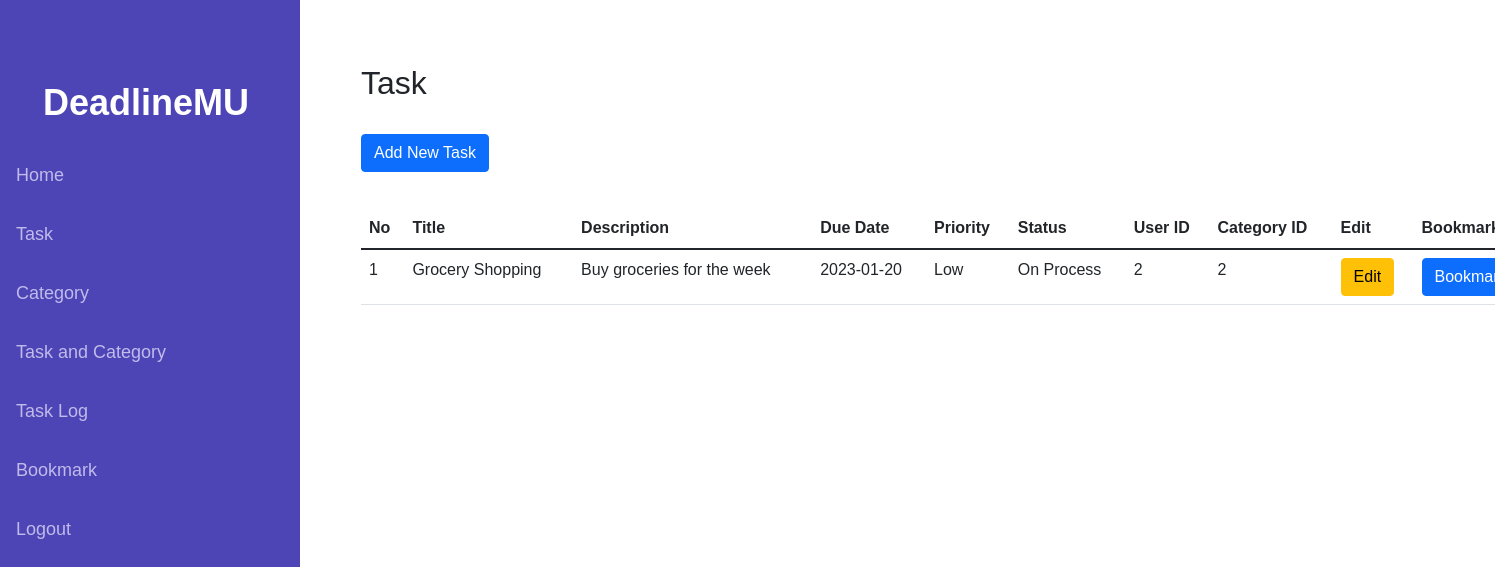
Page /views/v_task.php (signed in) on the committed database.
### tables this page shows
CREATE TABLE Task (
    TaskID INT AUTO_INCREMENT PRIMARY KEY,
    Title VARCHAR(255),
    Description TEXT,
    DueDate DATE,
    Priority BOOLEAN,
    Status BOOLEAN,
    UserID INT,
    CategoryID INT,
    FOREIGN KEY (UserID) REFERENCES User(UserID),
    FOREIGN KEY (CategoryID) REFERENCES Category(CategoryID) ON DELETE SET NULL
);

### app/Controller.php (called while the page is built, shortened)
<?php
include 'Model.php';
class Controller {
    private $model;
    public function __construct() {
        $this->model = new Model();
    }
    public function displayUserTasks($userID) {
        return $this->model->getUserTasks($userID);
    }
}
?>

### app/Model.php (called while the page is built, shortened)
<?php
class Model {
    private $connection;
    public function __construct() {
        include '../database/connection.php';
        $this->connection = $connection;
    }
    public function getUserTasks($userID) {
        $sql = "SELECT * FROM deadlinemu7.Task WHERE UserID = ?";
        $stmt = mysqli_prepare($this->connection, $sql);
        mysqli_stmt_bind_param($stmt, "i", $userID);
        mysqli_stmt_execute($stmt);
        $result = mysqli_stmt_get_result($stmt);
        return mysqli_fetch_all($result, MYSQLI_ASSOC);
    }
}
?>

### views/v_task.php (the view, shortened to what this page needs)
<?php
include '../app/Controller.php';
$controller = new Controller();
$userID = $_SESSION['user_id'];
$tasks = $controller->displayUserTasks($userID);
?>
<!DOCTYPE html>
<html lang="en">
<head>
    <link href="https://cdn.jsdelivr.net/npm/bootstrap@5.1.3/dist/css/bootstrap.min.css" rel="stylesheet"
>
    <link rel="stylesheet" href="../resources/styleHomepage.css">
</head>
<body>
    <div class="sidebar">
        <div class="brand">
            DeadlineMU
        </div>
        <a href="../resources/homepage.php" class="active">Home</a>
        <a href="../views/v_task.php">Task</a>
        <a href="../views/v_Category.php">Category</a>
        <a href="../views/v_taskandCategory.php">Task and Category</a>
        <a href="../views/v_activityLog.php">Task Log</a>
        <a href="../views/v_bookmark.php">Bookmark</a>
        <a href="../resources/logout.php">Logout</a>
    </div>
    <div class="container">
        <h2 class="mt-5 mb-3">Task</h2>
        <a href="v_addtask.php" class="btn btn-primary my-3">Add New Task</a>
        <table class="table">
            <thead>
                <tr>
                    <th>No</th>
                    <th>Title</th>
                    <th>Description</th>
                    <th>Due Date</th>
                    <th>Priority</th>
                    <th>Status</th>
                    <th>User ID</th>
                    <th>Category ID</th>
                    <th>Edit</th>
                    <th>Bookmark</th>
                </tr>
            </thead>
            <tbody>
                <?php
                if (!empty($tasks)) {
                    $count = 1;
                    foreach ($tasks as $task) {
                        echo "<tr>
                                <td>{$count}</td>
                                <td>{$task['Title']}</td>
                                <td>{$task['Description']}</td>
                                <td>{$task['DueDate']}</td>
                                <td>" . ($task['Priority'] ? 'High' : 'Low') . "</td>
                                <td>" . ($task['Status'] ? 'Finish' : 'On Process') . "</td>
                                <td>{$task['UserID']}</td>
                                <td>{$task['CategoryID']}</td>
                                <td><a href='v_editTask.php?id={$task['TaskID']}' class='btn btn-warning'>Edit</a></td>
                                <td><a href='v_bookmark.php?action=add&id={$task['TaskID']}' class='btn btn-primary'>Bookmark</a></td>
                                <td><a href='v_task.php?action=delete&id={$task['TaskID']}' class='btn btn-danger' onclick='return confirm(\"Are you sure?\")'>Delete</a></td>
                              </tr>";
                        $count++;
                    }
                } else {
                    echo "<tr><td colspan='10'>No tasks found</td></tr>";
                }
                ?>
            </tbody>
        </table>
    </div>
</body>
</html>

### resources/styleHomepage.css (style rules this page uses)
body { margin: 0; font-family: "Poppins", sans-serif; }
.sidebar { height: 100%; width: 300px; position: fixed; background-color: #4D44B5; padding-top: 60px; }
.sidebar a { padding: 16px; text-decoration: none; font-size: 18px; color: #C1BBEB; display: block; transition: 0.3s; }
.sidebar .brand { color: white; font-size: 36px; font-weight: 700; padding: 16px 43px; word-wrap: break-word; }
.container { margin-left: 345px; padding: 16px; }
.table { margin-top: 20px; }

### rows in the picture
task: Title "Grocery Shopping", Description "Buy groceries for the week", DueDate "2023-01-20", Priority "Low", Status "On Process", UserID "2", CategoryID "2"
